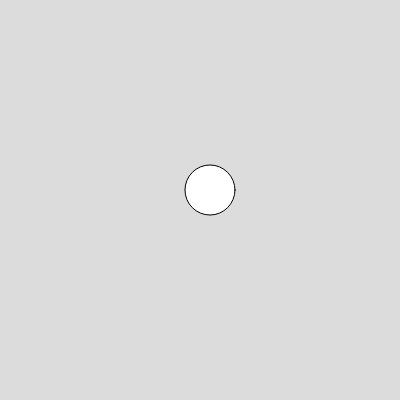
Frame 1 (no input)
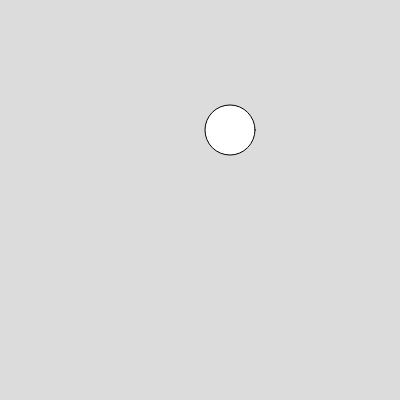
Frame 60 (no input)
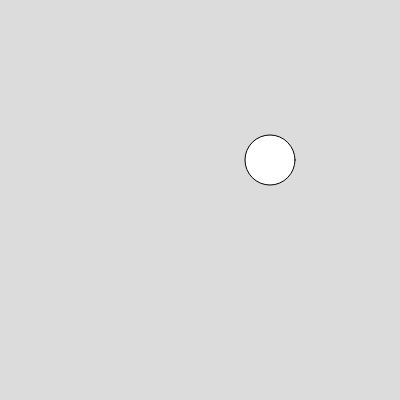
Frame 120 (the mouse pressed at the canvas centre since frame 60)

The p5.js sketch that drew these frames (run headless with seeded random() and noise() and a simulated clock; from frame 60 on, the mouse is pressed at the canvas centre):

// p5.js sketch
// ── sketch.js

let posx, posy, r;
let dx, dy;
let incx, incy;


function setup() {
  createCanvas(400, 400);
  posx = width / 2;
  posy = height / 2;
  r = 50;
  dx = dy = 0;
  incx = incy = 10;
}

function draw() {
  background(220);
  // dx = random(5);
  // dy = random(5);
  posx += random([-incx, 0, incx]);
  posx = constrain(posx, 0, width);
  posy += random([-incy, 0, incy]);
  posy = constrain(posy, 0, height);
  circle(posx + dx, posy + dy, r);
}
